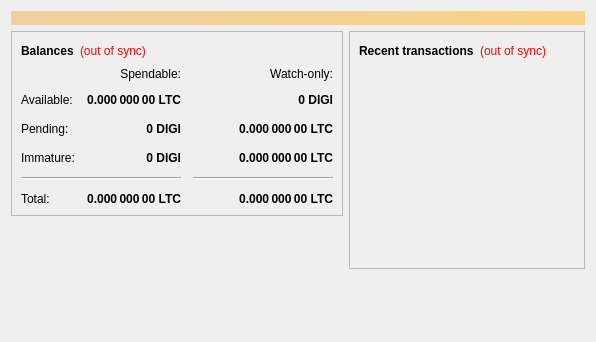
<?xml version="1.0" encoding="UTF-8"?>
<ui version="4.0">
 <class>OverviewPage</class>
 <widget class="QWidget" name="OverviewPage">
  <property name="geometry">
   <rect>
    <x>0</x>
    <y>0</y>
    <width>596</width>
    <height>342</height>
   </rect>
  </property>
  <property name="windowTitle">
   <string>Form</string>
  </property>
  <layout class="QVBoxLayout" name="topLayout">
   <item>
    <widget class="QLabel" name="labelAlerts">
     <property name="visible">
      <bool>false</bool>
     </property>
     <property name="styleSheet">
      <string notr="true">background-color: qlineargradient(x1: 0, y1: 0, x2: 1, y2: 0, stop:0 #F0D0A0, stop:1 #F8D488); color:#000000;</string>
     </property>
     <property name="wordWrap">
      <bool>true</bool>
     </property>
     <property name="margin">
      <number>3</number>
     </property>
    </widget>
   </item>
   <item>
    <layout class="QHBoxLayout" name="horizontalLayout" stretch="1,1">
     <item>
      <layout class="QVBoxLayout" name="verticalLayout_2">
       <item>
        <widget class="QFrame" name="frame">
         <property name="frameShape">
          <enum>QFrame::StyledPanel</enum>
         </property>
         <property name="frameShadow">
          <enum>QFrame::Raised</enum>
         </property>
         <layout class="QVBoxLayout" name="verticalLayout_4">
          <item>
           <layout class="QHBoxLayout" name="horizontalLayout_4">
            <item>
             <widget class="QLabel" name="label_5">
              <property name="font">
               <font>
                <weight>75</weight>
                <bold>true</bold>
               </font>
              </property>
              <property name="text">
               <string>Balances</string>
              </property>
             </widget>
            </item>
            <item>
             <widget class="QLabel" name="labelWalletStatus">
              <property name="cursor">
               <cursorShape>WhatsThisCursor</cursorShape>
              </property>
              <property name="toolTip">
               <string>The displayed information may be out of date. Your wallet automatically synchronizes with the DIGI network after a connection is established, but this process has not completed yet.</string>
              </property>
              <property name="styleSheet">
               <string notr="true">QLabel { color: red; }</string>
              </property>
              <property name="text">
               <string notr="true">(out of sync)</string>
              </property>
              <property name="alignment">
               <set>Qt::AlignLeading|Qt::AlignLeft|Qt::AlignVCenter</set>
              </property>
             </widget>
            </item>
            <item>
             <spacer name="horizontalSpacer_3">
              <property name="orientation">
               <enum>Qt::Horizontal</enum>
              </property>
              <property name="sizeHint" stdset="0">
               <size>
                <width>40</width>
                <height>20</height>
               </size>
              </property>
             </spacer>
            </item>
           </layout>
          </item>
          <item>
           <layout class="QGridLayout" name="gridLayout">
            <property name="spacing">
             <number>12</number>
            </property>
            <item row="2" column="2">
             <widget class="QLabel" name="labelWatchPending">
              <property name="font">
               <font>
                <weight>75</weight>
                <bold>true</bold>
               </font>
              </property>
              <property name="cursor">
               <cursorShape>IBeamCursor</cursorShape>
              </property>
              <property name="toolTip">
               <string>Unconfirmed transactions to watch-only addresses</string>
              </property>
              <property name="text">
               <string notr="true">0.000 000 00 LTC</string>
              </property>
              <property name="alignment">
               <set>Qt::AlignRight|Qt::AlignTrailing|Qt::AlignVCenter</set>
              </property>
              <property name="textInteractionFlags">
               <set>Qt::LinksAccessibleByMouse|Qt::TextSelectableByKeyboard|Qt::TextSelectableByMouse</set>
              </property>
             </widget>
            </item>
            <item row="2" column="1">
             <widget class="QLabel" name="labelUnconfirmed">
              <property name="font">
               <font>
                <weight>75</weight>
                <bold>true</bold>
               </font>
              </property>
              <property name="cursor">
               <cursorShape>IBeamCursor</cursorShape>
              </property>
              <property name="toolTip">
               <string>Total of transactions that have yet to be confirmed, and do not yet count toward the spendable balance</string>
              </property>
              <property name="text">
<!--<<<<<<< HEAD-->
               <string notr="true">0 DIGI</string>
              </property>
              <property name="alignment">
               <set>Qt::AlignRight|Qt::AlignTrailing|Qt::AlignVCenter</set>
<!--=======
               <string notr="true">0 DIGI</string>
>>>>>>> e30de9e... a-->
              </property>
              <property name="textInteractionFlags">
               <set>Qt::LinksAccessibleByMouse|Qt::TextSelectableByKeyboard|Qt::TextSelectableByMouse</set>
              </property>
             </widget>
            </item>
            <item row="3" column="2">
             <widget class="QLabel" name="labelWatchImmature">
              <property name="font">
               <font>
                <weight>75</weight>
                <bold>true</bold>
               </font>
              </property>
              <property name="cursor">
               <cursorShape>IBeamCursor</cursorShape>
              </property>
              <property name="toolTip">
               <string>Mined balance in watch-only addresses that has not yet matured</string>
              </property>
              <property name="text">
               <string notr="true">0.000 000 00 LTC</string>
              </property>
              <property name="alignment">
               <set>Qt::AlignRight|Qt::AlignTrailing|Qt::AlignVCenter</set>
              </property>
              <property name="textInteractionFlags">
               <set>Qt::LinksAccessibleByMouse|Qt::TextSelectableByKeyboard|Qt::TextSelectableByMouse</set>
              </property>
             </widget>
            </item>
            <item row="4" column="0" colspan="2">
             <widget class="Line" name="line">
              <property name="orientation">
               <enum>Qt::Horizontal</enum>
              </property>
             </widget>
            </item>
            <item row="4" column="2">
             <widget class="Line" name="lineWatchBalance">
              <property name="sizePolicy">
               <sizepolicy hsizetype="Preferred" vsizetype="Fixed">
                <horstretch>0</horstretch>
                <verstretch>0</verstretch>
               </sizepolicy>
              </property>
              <property name="minimumSize">
               <size>
                <width>140</width>
                <height>0</height>
               </size>
              </property>
              <property name="orientation">
               <enum>Qt::Horizontal</enum>
              </property>
             </widget>
            </item>
            <item row="5" column="0">
             <widget class="QLabel" name="labelTotalText">
              <property name="text">
               <string>Total:</string>
              </property>
             </widget>
            </item>
            <item row="3" column="1">
             <widget class="QLabel" name="labelImmature">
              <property name="font">
               <font>
                <weight>75</weight>
                <bold>true</bold>
               </font>
              </property>
              <property name="cursor">
               <cursorShape>IBeamCursor</cursorShape>
              </property>
              <property name="toolTip">
               <string>Mined balance that has not yet matured</string>
              </property>
              <property name="text">
<!--<<<<<<< HEAD-->
               <string notr="true">0 DIGI</string>
              </property>
              <property name="alignment">
               <set>Qt::AlignRight|Qt::AlignTrailing|Qt::AlignVCenter</set>
              </property>
              <property name="textInteractionFlags">
               <set>Qt::LinksAccessibleByMouse|Qt::TextSelectableByKeyboard|Qt::TextSelectableByMouse</set>
              </property>
             </widget>
            </item>
            <item row="2" column="3">
             <spacer name="horizontalSpacer_2">
              <property name="orientation">
               <enum>Qt::Horizontal</enum>
              </property>
              <property name="sizeHint" stdset="0">
               <size>
                <width>40</width>
                <height>20</height>
               </size>
              </property>
             </spacer>
            </item>
            <item row="3" column="0">
             <widget class="QLabel" name="labelImmatureText">
              <property name="text">
               <string>Immature:</string>
              </property>
             </widget>
            </item>
            <item row="5" column="1">
             <widget class="QLabel" name="labelTotal">
              <property name="font">
               <font>
                <weight>75</weight>
                <bold>true</bold>
               </font>
              </property>
              <property name="cursor">
               <cursorShape>IBeamCursor</cursorShape>
              </property>
              <property name="toolTip">
               <string>Your current total balance</string>
              </property>
              <property name="text">
               <string notr="true">0.000 000 00 LTC</string>
              </property>
              <property name="alignment">
               <set>Qt::AlignRight|Qt::AlignTrailing|Qt::AlignVCenter</set>
              </property>
              <property name="textInteractionFlags">
               <set>Qt::LinksAccessibleByMouse|Qt::TextSelectableByKeyboard|Qt::TextSelectableByMouse</set>
              </property>
             </widget>
            </item>
            <item row="5" column="2">
             <widget class="QLabel" name="labelWatchTotal">
              <property name="font">
               <font>
                <weight>75</weight>
                <bold>true</bold>
               </font>
              </property>
              <property name="cursor">
               <cursorShape>IBeamCursor</cursorShape>
              </property>
              <property name="toolTip">
               <string>Current total balance in watch-only addresses</string>
              </property>
              <property name="text">
               <string notr="true">0.000 000 00 LTC</string>
              </property>
              <property name="alignment">
               <set>Qt::AlignRight|Qt::AlignTrailing|Qt::AlignVCenter</set>
              </property>
              <property name="textInteractionFlags">
               <set>Qt::LinksAccessibleByMouse|Qt::TextSelectableByKeyboard|Qt::TextSelectableByMouse</set>
              </property>
             </widget>
            </item>
            <item row="0" column="2">
             <widget class="QLabel" name="labelWatchonly">
              <property name="text">
               <string>Watch-only:</string>
              </property>
              <property name="alignment">
               <set>Qt::AlignRight|Qt::AlignTrailing|Qt::AlignVCenter</set>
              </property>
             </widget>
            </item>
            <item row="1" column="0">
             <widget class="QLabel" name="labelBalanceText">
              <property name="text">
               <string>Available:</string>
              </property>
             </widget>
            </item>
            <item row="1" column="1">
             <widget class="QLabel" name="labelBalance">
              <property name="font">
               <font>
                <weight>75</weight>
                <bold>true</bold>
               </font>
              </property>
              <property name="cursor">
               <cursorShape>IBeamCursor</cursorShape>
              </property>
              <property name="toolTip">
               <string>Your current spendable balance</string>
              </property>
              <property name="text">
               <string notr="true">0.000 000 00 LTC</string>
              </property>
              <property name="alignment">
               <set>Qt::AlignRight|Qt::AlignTrailing|Qt::AlignVCenter</set>
              </property>
              <property name="textInteractionFlags">
               <set>Qt::LinksAccessibleByMouse|Qt::TextSelectableByKeyboard|Qt::TextSelectableByMouse</set>
              </property>
             </widget>
            </item>
            <item row="1" column="2">
             <widget class="QLabel" name="labelWatchAvailable">
              <property name="font">
               <font>
                <weight>75</weight>
                <bold>true</bold>
               </font>
              </property>
              <property name="cursor">
               <cursorShape>IBeamCursor</cursorShape>
              </property>
              <property name="toolTip">
               <string>Your current balance in watch-only addresses</string>
              </property>
              <property name="text">
<!--<<<<<<< HEAD-->
               <string notr="true">0 DIGI</string>
              </property>
              <property name="alignment">
               <set>Qt::AlignRight|Qt::AlignTrailing|Qt::AlignVCenter</set>
              </property>
              <property name="textInteractionFlags">
               <set>Qt::LinksAccessibleByMouse|Qt::TextSelectableByKeyboard|Qt::TextSelectableByMouse</set>
              </property>
             </widget>
            </item>
            <item row="2" column="0">
             <widget class="QLabel" name="labelPendingText">
              <property name="text">
               <string>Pending:</string>
              </property>
             </widget>
            </item>
            <item row="0" column="1">
             <widget class="QLabel" name="labelSpendable">
              <property name="text">
               <string>Spendable:</string>
              </property>
              <property name="alignment">
               <set>Qt::AlignRight|Qt::AlignTrailing|Qt::AlignVCenter</set>
              </property>
             </widget>
            </item>
           </layout>
          </item>
         </layout>
        </widget>
       </item>
       <item>
        <spacer name="verticalSpacer">
         <property name="orientation">
          <enum>Qt::Vertical</enum>
         </property>
         <property name="sizeHint" stdset="0">
          <size>
           <width>20</width>
           <height>40</height>
          </size>
         </property>
        </spacer>
       </item>
      </layout>
     </item>
     <item>
      <layout class="QVBoxLayout" name="verticalLayout_3">
       <item>
        <widget class="QFrame" name="frame_2">
         <property name="frameShape">
          <enum>QFrame::StyledPanel</enum>
         </property>
         <property name="frameShadow">
          <enum>QFrame::Raised</enum>
         </property>
         <layout class="QVBoxLayout" name="verticalLayout">
          <item>
           <layout class="QHBoxLayout" name="horizontalLayout_2">
            <item>
             <widget class="QLabel" name="label_4">
              <property name="font">
               <font>
                <weight>75</weight>
                <bold>true</bold>
               </font>
              </property>
              <property name="text">
               <string>Recent transactions</string>
              </property>
             </widget>
            </item>
            <item>
             <widget class="QLabel" name="labelTransactionsStatus">
              <property name="cursor">
               <cursorShape>WhatsThisCursor</cursorShape>
              </property>
              <property name="toolTip">
               <string>The displayed information may be out of date. Your wallet automatically synchronizes with the DIGI network after a connection is established, but this process has not completed yet.</string>
              </property>
              <property name="styleSheet">
               <string notr="true">QLabel { color: red; }</string>
              </property>
              <property name="text">
               <string notr="true">(out of sync)</string>
              </property>
              <property name="alignment">
               <set>Qt::AlignRight|Qt::AlignTrailing|Qt::AlignVCenter</set>
              </property>
             </widget>
            </item>
            <item>
             <spacer name="horizontalSpacer">
              <property name="orientation">
               <enum>Qt::Horizontal</enum>
              </property>
              <property name="sizeHint" stdset="0">
               <size>
                <width>40</width>
                <height>20</height>
               </size>
              </property>
             </spacer>
            </item>
           </layout>
          </item>
          <item>
           <widget class="QListView" name="listTransactions">
            <property name="styleSheet">
             <string notr="true">QListView { background: transparent; }</string>
            </property>
            <property name="frameShape">
             <enum>QFrame::NoFrame</enum>
            </property>
            <property name="verticalScrollBarPolicy">
             <enum>Qt::ScrollBarAlwaysOff</enum>
            </property>
            <property name="horizontalScrollBarPolicy">
             <enum>Qt::ScrollBarAlwaysOff</enum>
            </property>
            <property name="selectionMode">
             <enum>QAbstractItemView::NoSelection</enum>
            </property>
           </widget>
          </item>
         </layout>
        </widget>
       </item>
       <item>
        <spacer name="verticalSpacer_2">
         <property name="orientation">
          <enum>Qt::Vertical</enum>
         </property>
         <property name="sizeHint" stdset="0">
          <size>
           <width>20</width>
           <height>40</height>
          </size>
         </property>
        </spacer>
       </item>
      </layout>
     </item>
    </layout>
   </item>
  </layout>
 </widget>
 <resources/>
 <connections/>
</ui>
